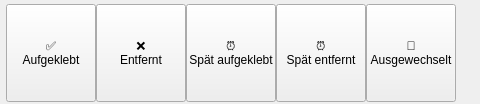
     <widget class="QWidget" name="pflasterContents">
      <property name="geometry">
       <rect>
        <x>0</x>
        <y>0</y>
        <width>480</width>
        <height>104</height>
       </rect>
      </property>
      <widget class="QPushButton" name="cardPflAufgeklebt">
       <property name="geometry">
        <rect>
         <x>6</x>
         <y>4</y>
         <width>90</width>
         <height>98</height>
        </rect>
       </property>
       <property name="cursor">
        <cursorShape>PointingHandCursor</cursorShape>
       </property>
       <property name="text">
        <string>✅
Aufgeklebt</string>
       </property>
       <property name="checkable">
        <bool>true</bool>
       </property>
       <property name="card" stdset="0">
        <string>true</string>
       </property>
      </widget>
      <widget class="QPushButton" name="cardPflEntfernt">
       <property name="geometry">
        <rect>
         <x>96</x>
         <y>4</y>
         <width>90</width>
         <height>98</height>
        </rect>
       </property>
       <property name="cursor">
        <cursorShape>PointingHandCursor</cursorShape>
       </property>
       <property name="text">
        <string>❌
Entfernt</string>
       </property>
       <property name="checkable">
        <bool>true</bool>
       </property>
       <property name="card" stdset="0">
        <string>true</string>
       </property>
      </widget>
      <widget class="QPushButton" name="cardPflSpatAuf">
       <property name="geometry">
        <rect>
         <x>186</x>
         <y>4</y>
         <width>90</width>
         <height>98</height>
        </rect>
       </property>
       <property name="cursor">
        <cursorShape>PointingHandCursor</cursorShape>
       </property>
       <property name="text">
        <string>⏰
Spät aufgeklebt</string>
       </property>
       <property name="checkable">
        <bool>true</bool>
       </property>
       <property name="card" stdset="0">
        <string>true</string>
       </property>
      </widget>
      <widget class="QPushButton" name="cardPflSpatEnt">
       <property name="geometry">
        <rect>
         <x>276</x>
         <y>4</y>
         <width>90</width>
         <height>98</height>
        </rect>
       </property>
       <property name="cursor">
        <cursorShape>PointingHandCursor</cursorShape>
       </property>
       <property name="text">
        <string>⏰
Spät entfernt</string>
       </property>
       <property name="checkable">
        <bool>true</bool>
       </property>
       <property name="card" stdset="0">
        <string>true</string>
       </property>
      </widget>
      <widget class="QPushButton" name="cardPflAusgewechselt">
       <property name="geometry">
        <rect>
         <x>366</x>
         <y>4</y>
         <width>90</width>
         <height>98</height>
        </rect>
       </property>
       <property name="cursor">
        <cursorShape>PointingHandCursor</cursorShape>
       </property>
       <property name="text">
        <string>🔄
Ausgewechselt</string>
       </property>
       <property name="checkable">
        <bool>true</bool>
       </property>
       <property name="card" stdset="0">
        <string>true</string>
       </property>
      </widget>
     </widget>
